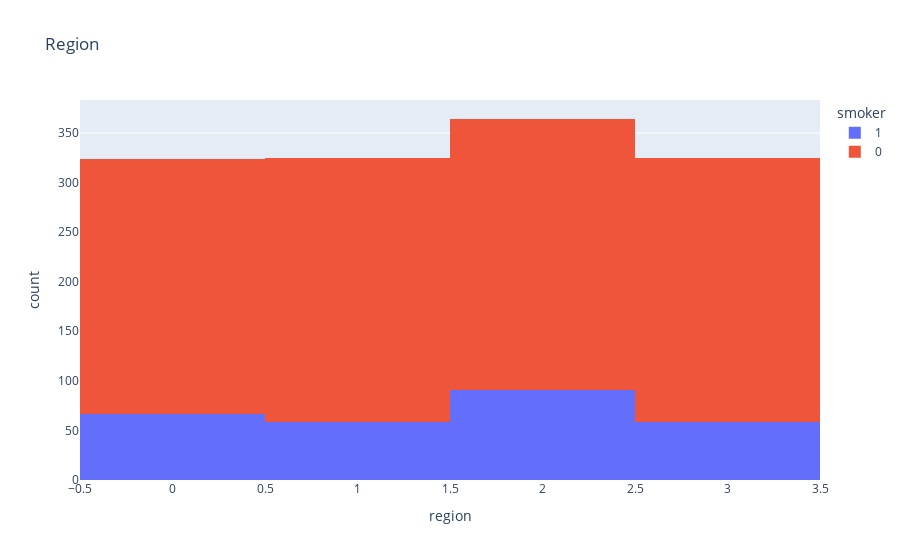

The notebook cell saved with this chart:
### Code cell
px.histogram(data,x="region",color="smoker",title="Region")

### Figure 1 — Plotly figure (JSON) as saved in the notebook; plotly's stock layout.template omitted (floating-point values rounded to 4 significant figures; data arrays with more than 128 entries replaced by an {"elided": "..."} marker saying what was removed)
{"data": [{"alignmentgroup": "True", "bingroup": "x", "hovertemplate": "smoker=1<br>region=%{x}<br>count=%{y}<extra></extra>", "legendgroup": "1", "marker": {"color": "#636efa", "pattern": {"shape": ""}}, "name": "1", "offsetgroup": "1", "orientation": "v", "showlegend": true, "type": "histogram", "x": {"elided": "274 int values"}, "xaxis": "x", "yaxis": "y"}, {"alignmentgroup": "True", "bingroup": "x", "hovertemplate": "smoker=0<br>region=%{x}<br>count=%{y}<extra></extra>", "legendgroup": "0", "marker": {"color": "#EF553B", "pattern": {"shape": ""}}, "name": "0", "offsetgroup": "0", "orientation": "v", "showlegend": true, "type": "histogram", "x": {"elided": "1064 int values"}, "xaxis": "x", "yaxis": "y"}], "layout": {"barmode": "relative", "legend": {"title": {"text": "smoker"}, "tracegroupgap": 0}, "title": {"text": "Region"}, "xaxis": {"anchor": "y", "domain": [0, 1], "title": {"text": "region"}}, "yaxis": {"anchor": "x", "domain": [0, 1], "title": {"text": "count"}}}}
